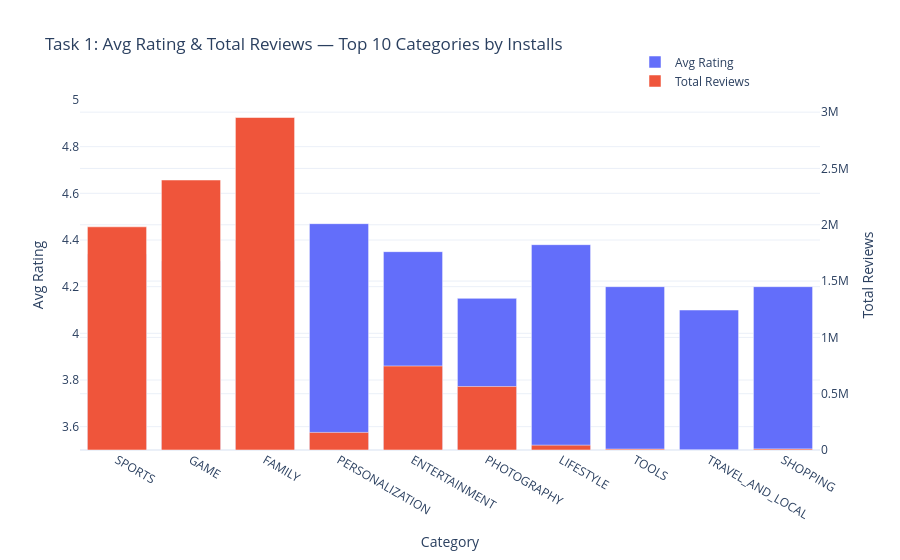

The code cell stored with this chart in its notebook:
### Code cell
# # --- Step 4 & 5: Time-Gated Plotly Grouped Bar Chart ---

# Enforce the 3 PM to 5 PM IST display window
if not is_within_time_window(15, 17):
    current_time = get_ist_now().strftime('%H:%M IST')
    print(f"Current time: {current_time}")
    print("This visualization is only available between 3 PM and 5 PM IST.")
else:
    print("Final validation: ensure we have at least 1 category to plot")
# if True:
    if task1_agg.shape[0] == 0:
        print("No categories survived the filters. Cannot generate chart.")
    else:
        # Build a grouped bar chart with two bars per category using plotly graph_objects
        # We use dual y-axes: left for Rating (small scale 0-5), right for Reviews (large scale)
        fig = go.Figure()

        # Bar 1: Average Rating (left y-axis)
        fig.add_trace(go.Bar(
            x=task1_agg['Category'],
            y=task1_agg['avg_rating'],
            name='Avg Rating',
            marker_color='#636EFA',
            yaxis='y'
        ))

        # Bar 2: Total Reviews (right y-axis, because the scale is radically different)
        fig.add_trace(go.Bar(
            x=task1_agg['Category'],
            y=task1_agg['total_reviews'],
            name='Total Reviews',
            marker_color='#EF553B',
            yaxis='y2'
        ))

        fig.update_layout(
            title='Task 1: Avg Rating & Total Reviews — Top 10 Categories by Installs',
            xaxis_title='Category',
            yaxis=dict(title='Avg Rating', side='left', range=[3.5, 5.0]),
            yaxis2=dict(title='Total Reviews', side='right', overlaying='y'),
            barmode='group',
            legend=dict(x=0.75, y=1.15),
            template='plotly_white'
        )

        fig.show()
        print(f"Chart rendered at {get_ist_now().strftime('%H:%M:%S IST')}")

### Figure 1 — Plotly figure (JSON) as saved in the notebook; plotly's stock layout.template omitted (floating-point values rounded to 4 significant figures)
{"data": [{"marker": {"color": "#636EFA"}, "name": "Avg Rating", "type": "bar", "x": ["SPORTS", "GAME", "FAMILY", "PERSONALIZATION", "ENTERTAINMENT", "PHOTOGRAPHY", "LIFESTYLE", "TOOLS", "TRAVEL_AND_LOCAL", "SHOPPING"], "y": [4.34, 4.31, 4.4, 4.47, 4.35, 4.15, 4.38, 4.2, 4.1, 4.2], "yaxis": "y"}, {"marker": {"color": "#EF553B"}, "name": "Total Reviews", "type": "bar", "x": ["SPORTS", "GAME", "FAMILY", "PERSONALIZATION", "ENTERTAINMENT", "PHOTOGRAPHY", "LIFESTYLE", "TOOLS", "TRAVEL_AND_LOCAL", "SHOPPING"], "y": [1982017, 2397589, 2952558, 155996, 745832, 563720, 42809, 8010, 974, 9975], "yaxis": "y2"}], "layout": {"barmode": "group", "legend": {"x": 0.75, "y": 1.15}, "title": {"text": "Task 1: Avg Rating & Total Reviews — Top 10 Categories by Installs"}, "xaxis": {"title": {"text": "Category"}}, "yaxis": {"range": [3.5, 5], "side": "left", "title": {"text": "Avg Rating"}}, "yaxis2": {"overlaying": "y", "side": "right", "title": {"text": "Total Reviews"}}}}
